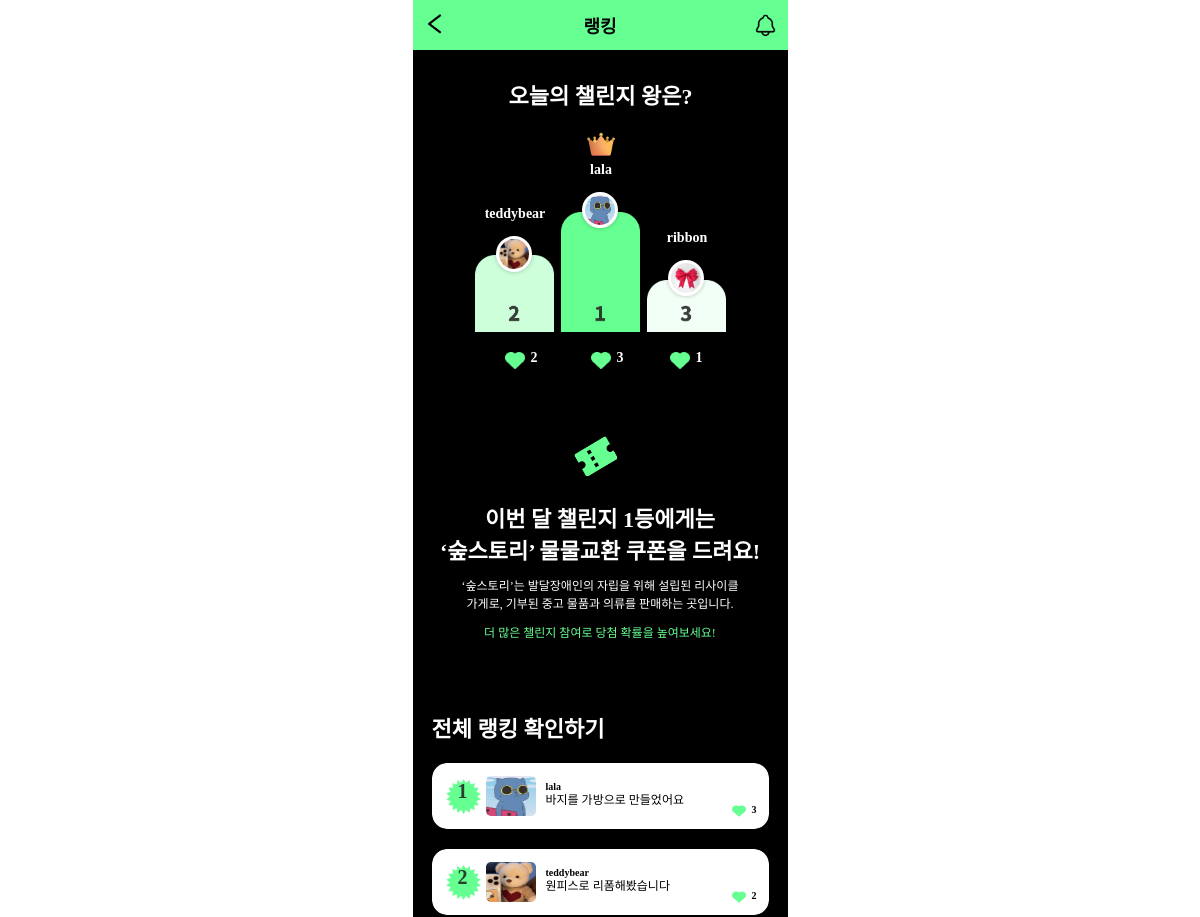
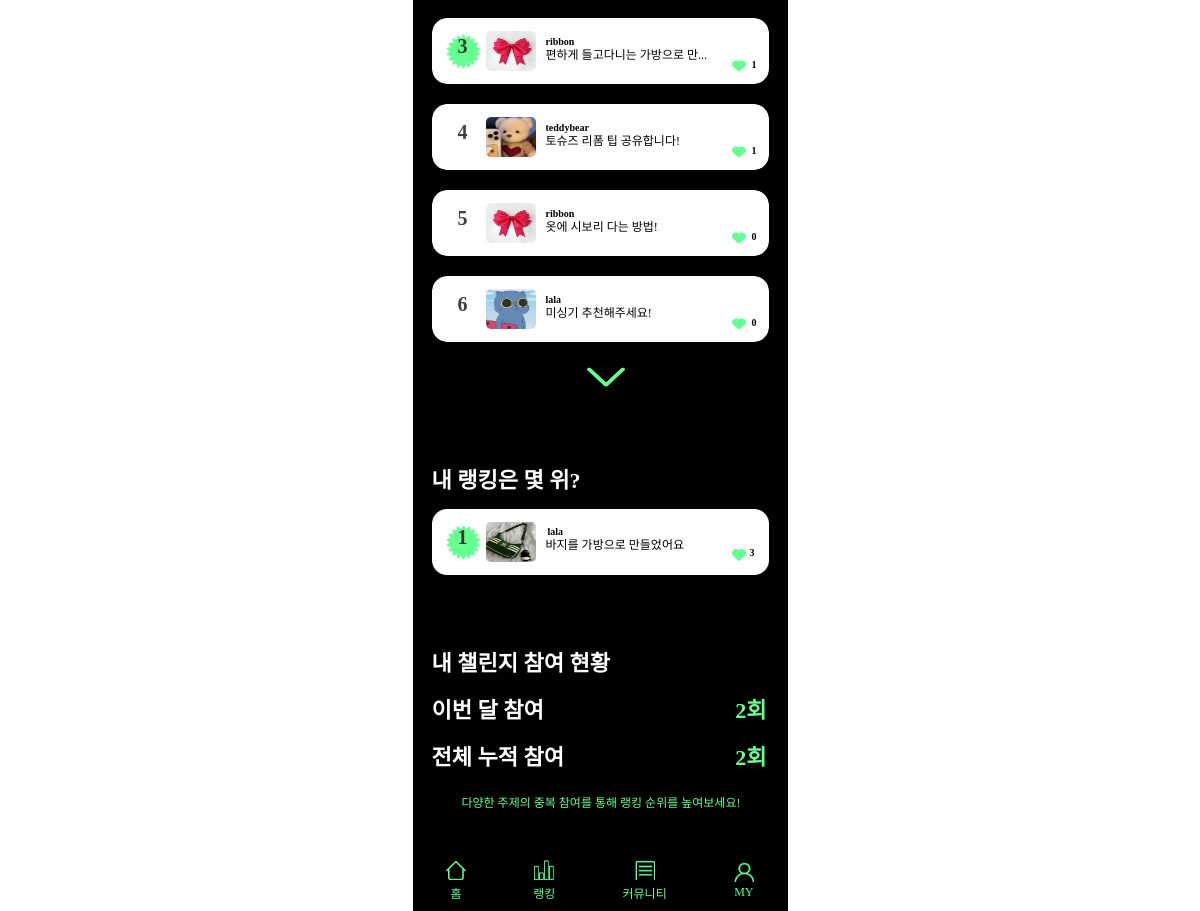
The page /ranking (signed in) on the database its author committed (2 pictures, top to bottom).
### mainApp/models.py (models this page shows, shortened)
class Post(models.Model):
    title = models.CharField(max_length=50) # 글의 제목, 최대 길이는 50
    content = models.TextField() # 글의 본문
    created_at = models.DateTimeField(auto_now_add=True) # 생성일자
    author = models.ForeignKey(to = User, on_delete = models.CASCADE, related_name = "posts")
    category = models.ManyToManyField(to = Category, through = "PostCategory", related_name = "posts")
    like = models.ManyToManyField(to = User, through = "Like", related_name="liked_posts")
    image = models.ImageField(upload_to = upload_filepath, blank = True) # 이미지 업로드
    file = models.FileField(upload_to = upload_filepath, blank = True ) # 파일 업로드

### accountApp/models.py (models this page shows, shortened)
class User(AbstractBaseUser):
    email = models.EmailField(
        verbose_name='email',
        max_length=255,
        unique=True,
    )
    nickname = models.CharField(max_length=20)
    image = models.ImageField()
    is_active = models.BooleanField(default=True)
    is_admin = models.BooleanField(default=False)
    objects = UserManager()
    USERNAME_FIELD = 'email'
    REQUIRED_FIELDS = ['image', 'nickname']

### mainApp/views.py (the view)
# urls.py: path('ranking', ranking, name='ranking'),
def ranking(request):
    users = User.objects.all()
    today = date.today()
    start_of_month = today.replace(day=1)
    monthly_posts = Post.objects.filter(created_at__date__gte=start_of_month) \
                        .annotate(like_count=models.Count('like')) \
                        .order_by('-like_count', '-id')
    user_posts_count = Post.objects.filter(author=request.user.id).count()
    user_posts_monthly_count = monthly_posts.filter(author=request.user.id).count()
    user_post = monthly_posts.filter(author=request.user.id).first()
    user_post_rank = list(monthly_posts).index(user_post) + 1 if user_post else 0
    return render(request, "mainApp/ranking.html", {'object_list': users, 'user_posts_count': user_posts_count, 'user_posts_monthly_count':user_posts_monthly_count,
                                                'user_post':user_post, 'monthly_posts': monthly_posts, 'user_post_rank': user_post_rank})

### mainApp/templates/mainApp/ranking.html (shortened to what this page needs)
<!DOCTYPE html>
{% load static %}
<html lang="en">
<head>
    <link rel="stylesheet" href="{% static 'css/ranking.css' %}" />
    <link rel="stylesheet" href="{% static 'js/ranking.js' %}" />
</head>
<body>
    <header class="community_header">
        <a href="{% url 'mainApp:main' %}"><img src="../../../media/backBtn.png" alt="뒤로가기"
                class="community_header_back"></a>
        <span class="community_header_title">랭킹</span>
        <a href="{% url 'mainApp:notice' %}" class="community_header_notice"><img src="../../../media/noticeBell.png"
                alt="알림"></a>
    </header>
    <div class="bottom">
         <br>
        <div class="todayC">
            <h2>오늘의 챌린지 왕은?</h2>
            <img class="crown" src="{% static 'img\왕관.png' %}" alt="왕관" />
            <dic class ="topRank">
            <div class="second">
            {% if monthly_posts %}
            {% for post in monthly_posts %}
                {% if forloop.counter == 2 %}
                <div class="post-container">
                    <div class="nickimg">
                    <h4> {{ post.author.nickname }} </h4>
                    {% if post.author.image %}
                        <div class="post-image">
                            <img src="{{ post.author.image.url }}">
                        </div>
                    </div>
                        <img class="secondGraph" src="{% static 'img\2등그래프.png' %}" alt="2등" />
                    {% endif %}
                    <div class="post-details">
                        <img class="like" src="{% static 'img\좋아요.png' %}" alt="좋아요" />
                        <p>{{ post.like.count }} </p>
                        <br>
                    </div>
                </div>
            </div>
            <div class="first">
                {% endif %}
            {% endfor %}
        {% for post in monthly_posts %}
                {% if forloop.counter == 1 %}
                <div class="post-container">
                    <div class="nickimg">
                    <h4> {{ post.author.nickname }} </h4>
                    {% if post.author.image %}
                        <div class="post-image">
                            <img src="{{ post.author.image.url }}">
                        </div>
                        </div>
                        <img class="firstGraph" src="{% static 'img\1등그래프.png' %}" alt="1등" />
                    {% endif %}
                    <div class="post-details">
                        <img class="like" src="{% static 'img\좋아요.png' %}" alt="좋아요" />
                        <p>{{ post.like.count }} </p>
                        <br>
                    </div>
                </div>
            </div>
            <div class="third">
                {% endif %}
            {% endfor %}
        {% for post in monthly_posts %}
                {% if forloop.counter == 3 %}
                <div class="post-container">
                    <div class="nickimg">
                    <h4> {{ post.author.nickname }} </h4>
                    {% if post.author.image %}
                        <div class="post-image">
                            <img src="{{ post.author.image.url }}">
                        </div>
                    </div>
                        <img class="thirdGraph" src="{% static 'img\3등그래프.png' %}" alt="3등" />
                    {% endif %}
                    <div class="post-details">
                        <img class="like" src="{% static 'img\좋아요.png' %}" alt="좋아요" />
                        <p>{{ post.like.count }} </p>
                        <br>
                    </div>
                </div>
            </div>
                {% endif %}
            {% endfor %}
        {% endif %}
        </div>
        <div class="explain">
            <img
                  class="coupon"
                  src="{%static 'img\쿠폰.png' %}"
                  alt="쿠폰"
                />
                <div class="ex1">이번 달 챌린지 1등에게는</div>
                <div class="ex1">‘숲스토리’ 물물교환 쿠폰을 드려요!</div>
                <div class="ex2">‘숲스토리’는 발달장애인의 자립을 위해 설립된 리사이클 가게로, 기부된 중고 물품과 의류를 판매하는 곳입니다.</div>
                <div class="ex3">더 많은 챌린지 참여로 당첨 확률을 높여보세요!</div>
            </div>
        <div class="allRanks">
            <h3>전체 랭킹 확인하기</h3>
            {% if monthly_posts %}
                {% for post in monthly_posts %}
                <div class="post-container {% if forloop.counter == 1 %}rank-1{% elif forloop.counter == 2 %}rank-2{% elif forloop.counter == 3 %}rank-3{% endif %} {% if forloop.counter > 6 %}extra{% endif %}">
                        <p class="number">{{ forloop.counter }} </p>
                        {% if post.author.image %}
                            <div class="post-image">
                                <img src="{{ post.author.image.url }}">
                            </div>
                        {% endif %}
                        <div class="post-details">
                            <div class="post-details-details">
                            <h4> {{ post.author.nickname }} </h4>
                            <p><a href="{% url 'mainApp:detail' post.id %}">
                                {% if post.title|length > 16 %}
                                {{ post.title|slice:":16" }}...
                                {% else %}
                                {{ post.title }}
                                {% endif %}
                            </a></p>
                        </div>
                        <div class="heart">
                            <img
                                class="allRankHeart"
                                src="{%static 'img\좋아요.png' %}"
                                alt="좋아요"
                              />
                              <p>{{ post.like.count }} </p>
                            </div>
                        </div>
                    </div>
                {% endfor %}
            {% endif %}
            <button id="show-more-btn" onclick="toggleRankings()">
                <img src="{% static 'img/버튼.png' %}" alt="Show More" />
            </button>
        </div>
        <div class="container">
            <h3>내 랭킹은 몇 위?</h3>
            <div class="myRank {% if user_post_rank <= 3 %}rank-under-3{% endif %}">
                {% if user_post %}
                    <p class="number">{{ user_post_rank }}</p>
                    {% if user_post.image %}
                        <div class="post-image">
                            <img src="{{ user_post.image.url }}" alt="프로필사진">
                        </div>
                    {% endif %}
                    <div class="post-details">
                        <div class="post-details-details">
                            <h4>{{ user_post.author.nickname }}</h4>
                            <p><a href="{% url 'mainApp:detail' user_post.id %}">{{ user_post.title }}</a></p>
                        </div>
                    </div>
                    <div class="heart">
                        <img class="allRankHeart" src="{% static 'img/좋아요.png' %}" alt="좋아요" />
                        <p>{{ user_post.like.count }}</p>
                    </div>
                {% else %}
                <p class="no">작성된 글이 없습니다</p>
                {% endif %}
            </div>
        </div>
        <div class="mycontainer">
            <h3>내 챌린지 참여 현황 </h3>
            <div class="thismonth">
            <p>이번 달 참여</p>
            <div>{{ user_posts_monthly_count }}회</div>
        </div>
        <div class="total">
            <p>전체 누적 참여</p>
        <div>{{ user_posts_count }}회</div>
        </div>
        <p class="last">다양한 주제의 중복 참여를 통해 랭킹 순위를 높여보세요!</p>
        </div>
    </div>
    <footer class="community_footer">
        <div class="community_footer_home">
          <a href="{% url 'mainApp:main' %}">
            <img src="../../../media/Home.png" alt="홈" width="20px" height="20px">
          </a>
          <p>홈</p>
        </div>
        <div class="community_footer_rank">
          <a href="{% url 'mainApp:ranking' %}">
            <img src="../../../media/Rank.png" alt="랭킹" width="20px" height="20px">
          </a>
          <p>랭킹</p>
        </div>
        <div class="community_footer_community">
          <a href="{% url 'mainApp:tipList' %}">
            <img src="../../../media/Community.png" alt="커뮤니티" width="20px" height="20px">
          </a>
          <p>커뮤니티</p>
        </div>
        <div class="community_footer_my">
          {% if not user.is_authenticated %}
          <img src="../../../media/My.png" alt="마이" width="20px" height="20px">
          {% else %}
          <a href="{% url 'accountApp:detail' pk=user.pk %}">
            <img src="../../../media/My.png" alt="마이" width="20px" height="20px">
          </a>
          {% endif %}
          <p>MY</p>
        </div>
      </footer>
</body>
</html>

### rows shown on the page
Post: author.nickname "teddybear", author.image (picture), like.count "2", title "원피스로 리폼해봤습니다"
Post: author.nickname "lala", author.image (picture), like.count "3", title "바지를 가방으로 만들었어요", image (picture)
Post: author.nickname "ribbon", author.image (picture), like.count "1", title "편하게 들고다니는 가방으로 만"
Post: author.image (picture), author.nickname "teddybear", title "토슈즈 리폼 팁 공유합니다!", like.count "1"
Post: author.image (picture), author.nickname "ribbon", title "옷에 시보리 다는 방법!", like.count "0"
Post: author.image (picture), author.nickname "lala", title "미싱기 추천해주세요!", like.count "0"

### other values the page prints
{{ user_post_rank }} "1"
{{ user_posts_monthly_count }} "2"
{{ user_posts_count }} "2"
